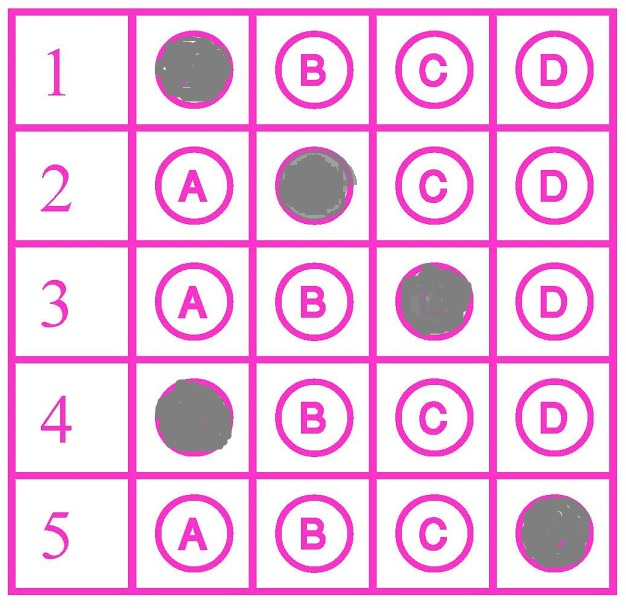
#> input picture figure4.jpg, 626 x 609 px
$ python main.py
#> lines starting #> are read from the running program, lines starting #| are printed output that depends on the picture
import cv2
import numpy as np
import matplotlib.pyplot as plt

def detect_filled_bubbles(image_path):
#> called with image_path = 'figure4.jpg'
    img = cv2.imread(image_path)
#> img is the input picture: shape (609, 626, 3); mean B, G, R 232.2, 200.1, 242.1
    gray = cv2.cvtColor(img, cv2.COLOR_BGR2GRAY)
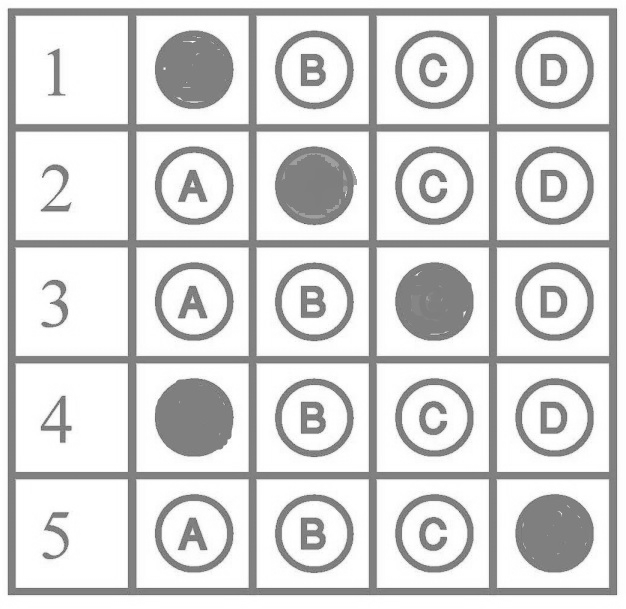
#> gray: shape (609, 626); min 88, max 255, mean 216.3

    num_questions = 5
    num_options = 4


    grid_height = gray.shape[0] // num_questions
#> grid_height = 121


    col_start_offset = int(gray.shape[1] * 0.15)
#> col_start_offset = 93
    option_width = (gray.shape[1] - col_start_offset) // num_options
#> option_width = 133

    answers = [''] * num_questions

    for q in range(num_questions):
        min_intensity = 255
        answer_idx = -1

        for opt in range(num_options):
            row_start = q * grid_height
            row_end = (q + 1) * grid_height
            col_start = col_start_offset + opt * option_width
            col_end = col_start_offset + (opt + 1) * option_width
            option_region = gray[row_start:row_end, col_start:col_end]


            avg_intensity = np.mean(option_region)


            if avg_intensity < min_intensity:
                min_intensity = avg_intensity
                answer_idx = opt

        if answer_idx != -1:
            answers[q] = chr(65 + answer_idx)
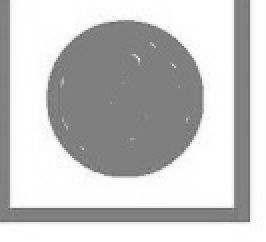
#> option_region: shape (121, 133) (shown 2 times larger); min 97, max 255, mean 196.9
#> after the loop, answers = ['A', 'B', 'C', 'A', 'D']

    return answers


image_path = 'figure4.jpg'
answers = detect_filled_bubbles(image_path)
#> answers = ['A', 'B', 'C', 'A', 'D']
formatted_answers = ', '.join(f'{i+1}:{ans}' for i, ans in enumerate(answers))
print('Detected Answers:', formatted_answers)
#| Detected Answers: 1:A, 2:B, 3:C, 4:A, 5:D
